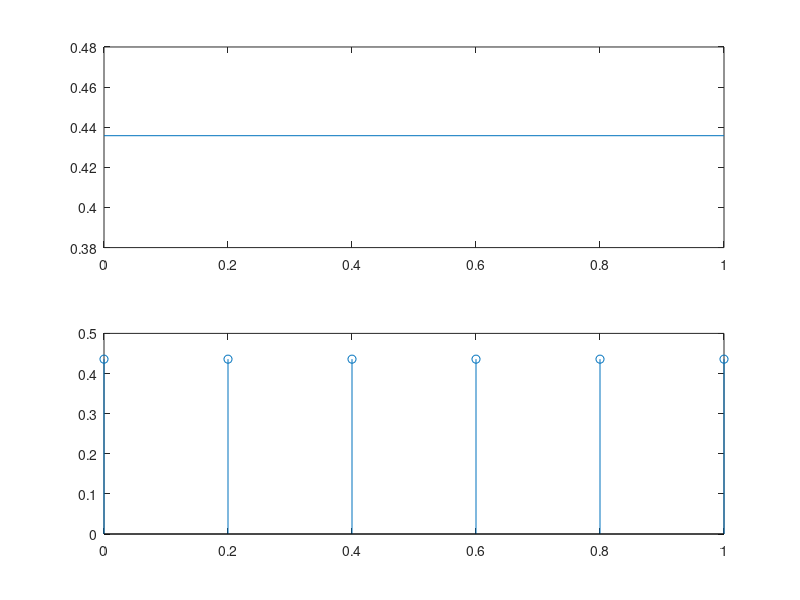

Write the MATLAB code that produced this figure.
clc;
clear all;
close all;
%cont and discrete sine wave

amp=input('Enter amplitude: ');
freq=input('Enter frequency: ');
phase=input('Enter phase: ');
fs=input('Enter sampling frequency: ');

% amp=1
% freq=0.5
% phase=0
% fs=10
%xx=0:0.1:2*pi
x=0:1/fs:5/freq;
figure(1);

subplot(2,1,1);
xlabel('time');
ylabel('amplitude');
plot(x,amp*sin(2*pi*x*freq +((pi/180)*phase)));
subplot(2,1,2);
stem(x,amp*sin(2*pi*x*freq +((pi/180)*phase)));